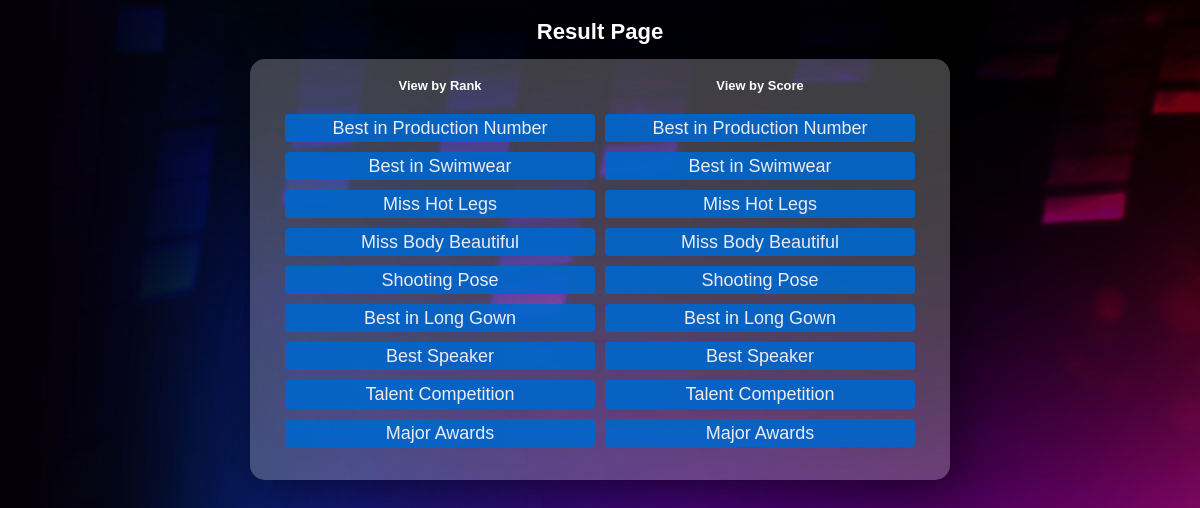
Screenshot of /result/index.php with the database file from the repository.
### tables this page shows
CREATE TABLE `categories` (
  `id` int(11) NOT NULL,
  `category` varchar(90) NOT NULL,
  `points` float NOT NULL,
  `sort` int(11) NOT NULL
);

### includes/function.php (called while the page is built, shortened)
<?php
function getCategory()
{
    $getcat_sql = "SELECT * FROM categories ORDER BY  `categories`.`sort` ASC";
    $getcat_query = query($getcat_sql);
    return $getcat_query;
}
function query($sql)
{
    $query = mysqli_query($GLOBALS['connection'], $sql);
    return $query;
}
function fetch($query)
{
    $data = mysqli_fetch_array($query);
    return $data;
}

### result/index.php (the view, shortened to what this page needs)
<?php
    require_once("../includes/function.php");
?>
<!DOCTYPE html>
<html>
<head>
<link href="../includes/style.css" rel="stylesheet" type="text/css" />
</head>
<body>
  <br>
  <h1 align="center">Result
    <?php if (isset($_GET['type'])) {
        echo $_GET['type'];
    } else {
    echo "Page";
} ?>
  </h1>
  <br />
  <div align="center">
    <?php
    if (isset($_GET['category_result'])) {
?>
    <input type="hidden" class="catrank_hide" value="<?php echo urlencode($_GET['category_result']); ?>" />
    <script>
        var cat=$('.catrank_hide').val();
        var lnk='../includes/resultpage_category.php?category_result='+cat;
        var auto_refresh = setInterval(
            function(){
                $('.output').load(lnk);
            }, 1000
        );
    </script>
    <div class="output"></div>
    <?php
    } else {
        echo "<div id='category' class=\"result\"> <br />";
        echo "<div id=\"rank\"><h3>View by Rank</h3><br>";
        $category = getCategory();
        while ($data = fetch($category)) {
            echo "<a href='?type=by+Rank&category_result=";
            echo urlencode($data['category']);
            echo "'> <div class='cat'><div class='category_data'>" . $data['category'] . "</div></div></a>";
        }
        echo "<a href='?type=by+Rank&talent_competition=Talent+Competition'><div class='cat'><div class='category_data'>Talent Competition</div></div></a>";
        echo "<a href='?type=by+Rank&major_category=Major+Category'><div class='cat'><div class='category_data'>Major Awards</div></div></a>";
        echo "</div>";
        echo "<div id=\"score\"><h3>View by Score</h3><br>";
        $category = getCategory();
        while ($data = fetch($category)) {
            echo "<a href='?type=by+Score&category_score=";
            echo urlencode($data['category']);
            echo "'><div class='cat'><div class='category_data'>" . $data['category'] . "</div></div></a>";
        }
        echo "<a href='?type=by+Score&talent_score=Talent+Competition'><div class='cat'><div class='category_data'>Talent Competition</div></div></a>";
        echo "<a href='?type=by+Score&major_score=Major+Category'><div class='cat'><div class='category_data'>Major Awards</div></div></a>";
        echo "</div></div>";
    }
?>
  </div>
</body>
</html>

### includes/style.css (style rules this page uses)
* { margin:0; padding:0; }
* body { padding:5px 0 0 0; margin:0; font:0.69em Arial,Verdana, sans-serif; line-height:1.64em; background: url(images/bg.jpg) repeat; color:#FFF; }
a { color: #222; background:inherit; text-decoration:none; font-size:18px; }
#category { width:700px; padding-bottom:1px; background:rgba(204,204,204,.3); -webkit-box-shadow:10px 10px 50px rgba(0,0,0,.5); -moz-box-shadow:10px 10px 50px rgba(0,0,0,.5); -o-box-shadow:10px 10px 50px rgba(0,0,0,.5); box-shadow:10px 10px 50px rgba(0,0,0,.5); -webkit-border-radius:15px; -moz-border-radius:15px; -o-border-radius:15px; border-radius:15px; }
.result { background:rgba(204,0,0,1); height:420px; }
.cat { -webkit-transition: all .3s; -moz-transition: all .3s; -o-transition: all .3s; transition: all .3s; }
.category_data { width:400px; padding:5px; margin-bottom:20px; -webkit-transition: all .6s; -moz-transition: all .6s; -o-transition: all .6s; transition: all .6s; -webkit-transition-delay: .1s; -moz-transition-delay: .1s; -o-transition-delay: .1s; transition-delay: .1s; -webkit-opacity:.9; -moz-opacity:.9; -o-opacity:.9; opacity:.9; -webkit-border-radius:4px; -moz-border-radius:4px; -o-border-radius:4px; border-radius:4px; background:#06C; color:#FFF; }
.result .category_data { width:300px; margin-bottom:10px; }
#rank, #score { -webkit-transition: all .5s; -moz-transition: all .5s; -o-transition: all .5s; transition: all .5s; }
#rank { float:left; padding-left:5%; }
#score { float:right; padding-right:5%; }

### rows the page displays
categories: category "Best in Production Number"
categories: category "Best in Swimwear"
categories: category "Miss Hot Legs"
categories: category "Miss Body Beautiful"
categories: category "Shooting Pose"
categories: category "Best in Long Gown"
categories: category "Best Speaker"
